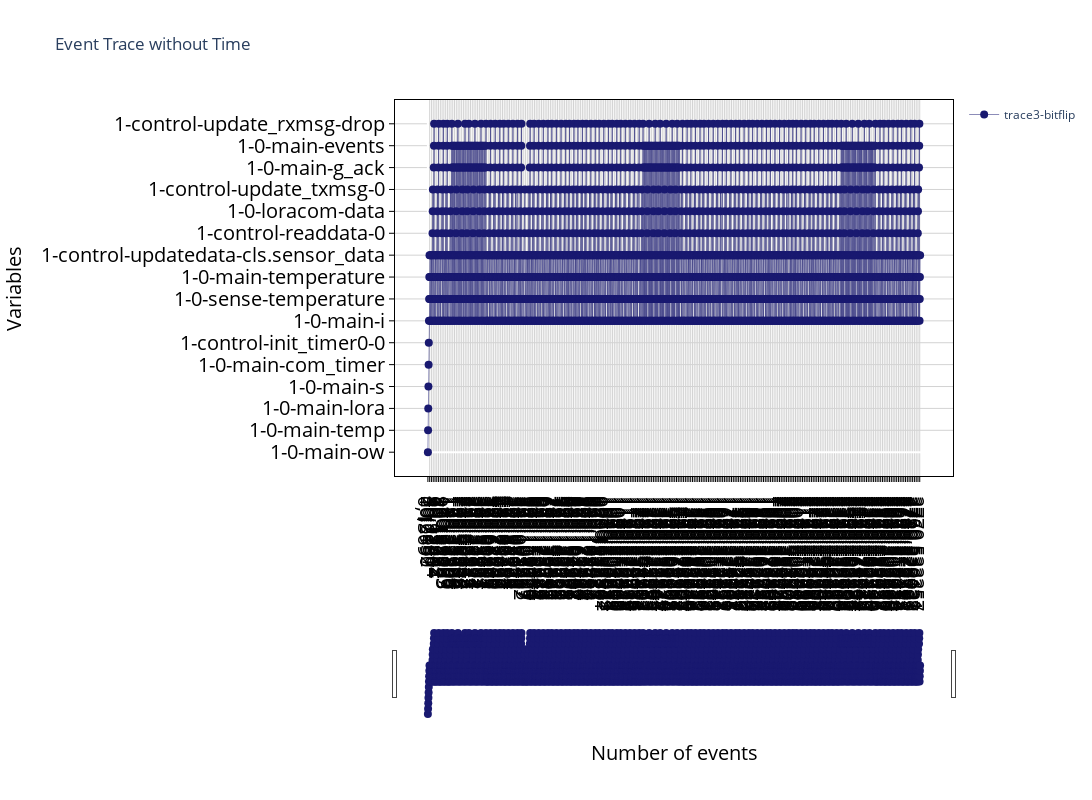

The notebook cell saved with this chart:
### Code cell
### plot single trace
for i, df in enumerate(all_df):
    
    if i == trace_file:
        plot_single_trace(df, var_list, with_time=False, is_xticks=True)

### Figure 1 — Plotly figure (JSON) as saved in the notebook; plotly's stock layout.template omitted (floating-point values rounded to 4 significant figures; data arrays with more than 128 entries replaced by an {"elided": "..."} marker saying what was removed)
{"data": [{"line": {"width": 0.5}, "marker": {"color": "midnightblue", "size": 8}, "mode": "lines+markers", "name": "trace3-bitflip", "showlegend": true, "type": "scatter", "y": {"elided": "2773 int values"}}], "layout": {"autosize": true, "height": 800, "plot_bgcolor": "rgba(0,0,0,0)", "title": {"text": "Event Trace without Time"}, "width": 1200, "xaxis": {"color": "black", "gridcolor": "lightgrey", "linecolor": "black", "mirror": true, "rangeslider": {"visible": true}, "showline": true, "tickfont": {"size": 20}, "ticks": "outside", "ticktext": {"elided": "278x2 int values"}, "tickvals": {"elided": "278 int values"}, "title": {"font": {"size": 20}, "text": "Number of events"}, "type": "linear"}, "yaxis": {"color": "black", "gridcolor": "lightgrey", "linecolor": "black", "mirror": true, "showline": true, "tickfont": {"size": 20}, "ticks": "outside", "ticktext": ["1-0-main-ow", "1-0-main-temp", "1-0-main-lora", "1-0-main-s", "1-0-main-com_timer", "1-control-init_timer0-0", "1-0-main-i", "1-0-sense-temperature", "1-0-main-temperature", "1-control-updatedata-cls.sensor_data", "1-control-readdata-0", "1-0-loracom-data", "1-control-update_txmsg-0", "1-0-main-g_ack", "1-0-main-events", "1-control-update_rxmsg-drop"], "tickvals": [0, 1, 2, 3, 4, 5, 6, 7, 8, 9, 10, 11, 12, 13, 14, 15], "title": {"font": {"size": 20}, "text": "Variables"}}}}
